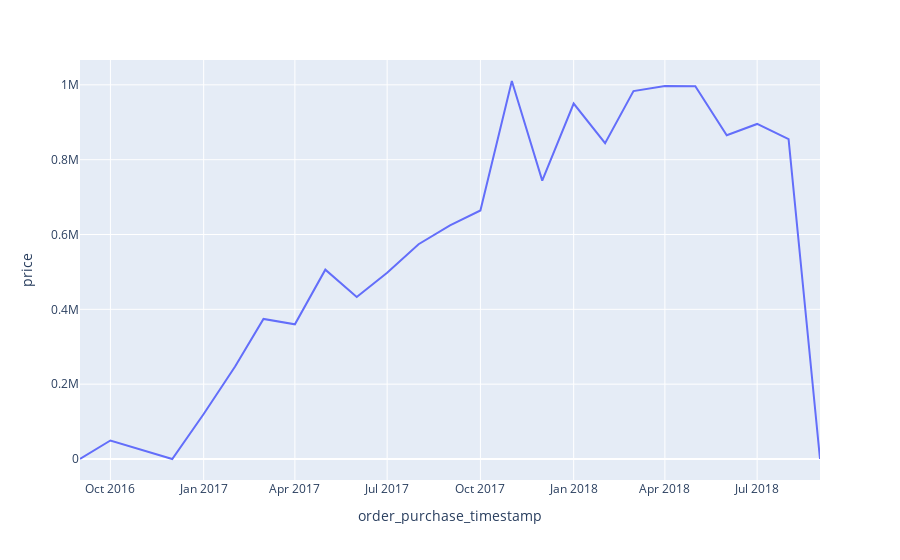

Notebook code cell kept with this figure:
### Code cell
daily_sales = orders[['order_id', 'order_purchase_timestamp']].merge(
    order_items[['order_id', 'price', 'freight_value']],
    on='order_id'
)

daily_sales['order_purchase_timestamp'] = pd.to_datetime(daily_sales['order_purchase_timestamp']).dt.date
daily_sales['order_purchase_timestamp'] = daily_sales['order_purchase_timestamp'].astype("datetime64[M]")
daily_sales = daily_sales.groupby(by='order_purchase_timestamp')['price'].sum()
daily_sales = pd.DataFrame(daily_sales).reset_index()

px.line(daily_sales, x='order_purchase_timestamp', y='price')

### Figure 1 — Plotly figure (JSON) as saved in the notebook; plotly's stock layout.template omitted (floating-point values rounded to 4 significant figures)
{"data": [{"hovertemplate": "order_purchase_timestamp=%{x}<br>price=%{y}<extra></extra>", "legendgroup": "", "line": {"color": "#636efa", "dash": "solid"}, "marker": {"symbol": "circle"}, "mode": "lines", "name": "", "orientation": "v", "showlegend": false, "type": "scatter", "x": ["2016-09-01T00:00:00", "2016-10-01T00:00:00", "2016-12-01T00:00:00", "2017-01-01T00:00:00", "2017-02-01T00:00:00", "2017-03-01T00:00:00", "2017-04-01T00:00:00", "2017-05-01T00:00:00", "2017-06-01T00:00:00", "2017-07-01T00:00:00", "2017-08-01T00:00:00", "2017-09-01T00:00:00", "2017-10-01T00:00:00", "2017-11-01T00:00:00", "2017-12-01T00:00:00", "2018-01-01T00:00:00", "2018-02-01T00:00:00", "2018-03-01T00:00:00", "2018-04-01T00:00:00", "2018-05-01T00:00:00", "2018-06-01T00:00:00", "2018-07-01T00:00:00", "2018-08-01T00:00:00", "2018-09-01T00:00:00"], "xaxis": "x", "y": [267.4, 49510.0, 10.9, 120300.0, 247300.0, 374300.0, 359900.0, 506100.0, 433000.0, 498000.0, 574000.0, 624400.0, 664200.0, 1010000.0, 743900.0, 950000.0, 844200.0, 983200.0, 996600.0, 996500.0, 865100.0, 895500.0, 854700.0, 145], "yaxis": "y"}], "layout": {"legend": {"tracegroupgap": 0}, "margin": {"t": 60}, "xaxis": {"anchor": "y", "domain": [0, 1], "title": {"text": "order_purchase_timestamp"}}, "yaxis": {"anchor": "x", "domain": [0, 1], "title": {"text": "price"}}}}
